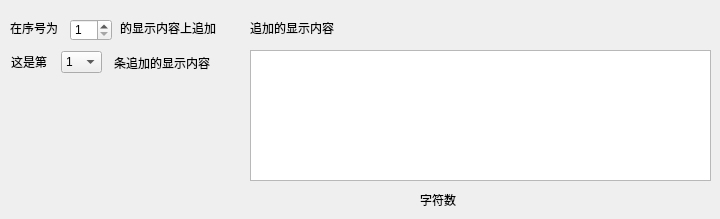
    <widget class="QWidget" name="tab_4">
     <attribute name="title">
      <string>追加显示内容</string>
     </attribute>
     <widget class="QLabel" name="label_7">
      <property name="geometry">
       <rect>
        <x>10</x>
        <y>20</y>
        <width>51</width>
        <height>16</height>
       </rect>
      </property>
      <property name="text">
       <string>在序号为</string>
      </property>
     </widget>
     <widget class="QLabel" name="label_8">
      <property name="geometry">
       <rect>
        <x>250</x>
        <y>20</y>
        <width>91</width>
        <height>16</height>
       </rect>
      </property>
      <property name="text">
       <string>追加的显示内容</string>
      </property>
     </widget>
     <widget class="QTextEdit" name="textEdit_3">
      <property name="geometry">
       <rect>
        <x>250</x>
        <y>50</y>
        <width>461</width>
        <height>131</height>
       </rect>
      </property>
     </widget>
     <widget class="QLabel" name="label_12">
      <property name="geometry">
       <rect>
        <x>11</x>
        <y>56</y>
        <width>54</width>
        <height>12</height>
       </rect>
      </property>
      <property name="text">
       <string>这是第</string>
      </property>
     </widget>
     <widget class="QLabel" name="label_13">
      <property name="geometry">
       <rect>
        <x>120</x>
        <y>20</y>
        <width>101</width>
        <height>16</height>
       </rect>
      </property>
      <property name="text">
       <string>的显示内容上追加</string>
      </property>
     </widget>
     <widget class="QComboBox" name="comboBox_8">
      <property name="geometry">
       <rect>
        <x>61</x>
        <y>51</y>
        <width>41</width>
        <height>22</height>
       </rect>
      </property>
      <item>
       <property name="text">
        <string>1</string>
       </property>
      </item>
      <item>
       <property name="text">
        <string>2</string>
       </property>
      </item>
     </widget>
     <widget class="QLabel" name="label_14">
      <property name="geometry">
       <rect>
        <x>114</x>
        <y>55</y>
        <width>101</width>
        <height>16</height>
       </rect>
      </property>
      <property name="text">
       <string>条追加的显示内容</string>
      </property>
     </widget>
     <widget class="QSpinBox" name="spinBox_2">
      <property name="geometry">
       <rect>
        <x>70</x>
        <y>19</y>
        <width>42</width>
        <height>22</height>
       </rect>
      </property>
      <property name="minimum">
       <number>1</number>
      </property>
     </widget>
     <widget class="QLabel" name="label_25">
      <property name="geometry">
       <rect>
        <x>420</x>
        <y>190</y>
        <width>251</width>
        <height>20</height>
       </rect>
      </property>
      <property name="text">
       <string>字符数</string>
      </property>
     </widget>
    </widget>
